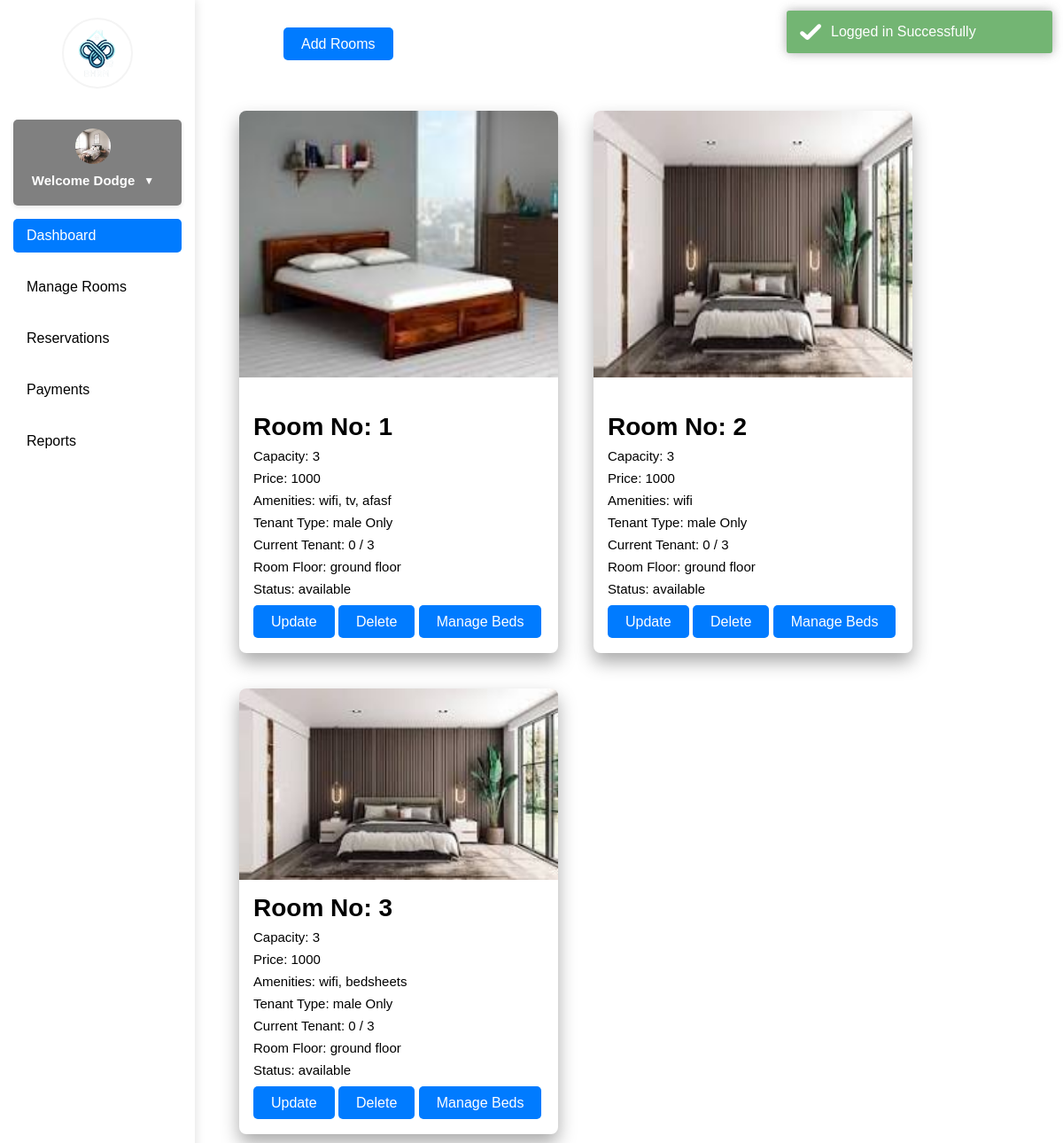
/manageroom.php (signed in), run on an earlier commit of the app's database.
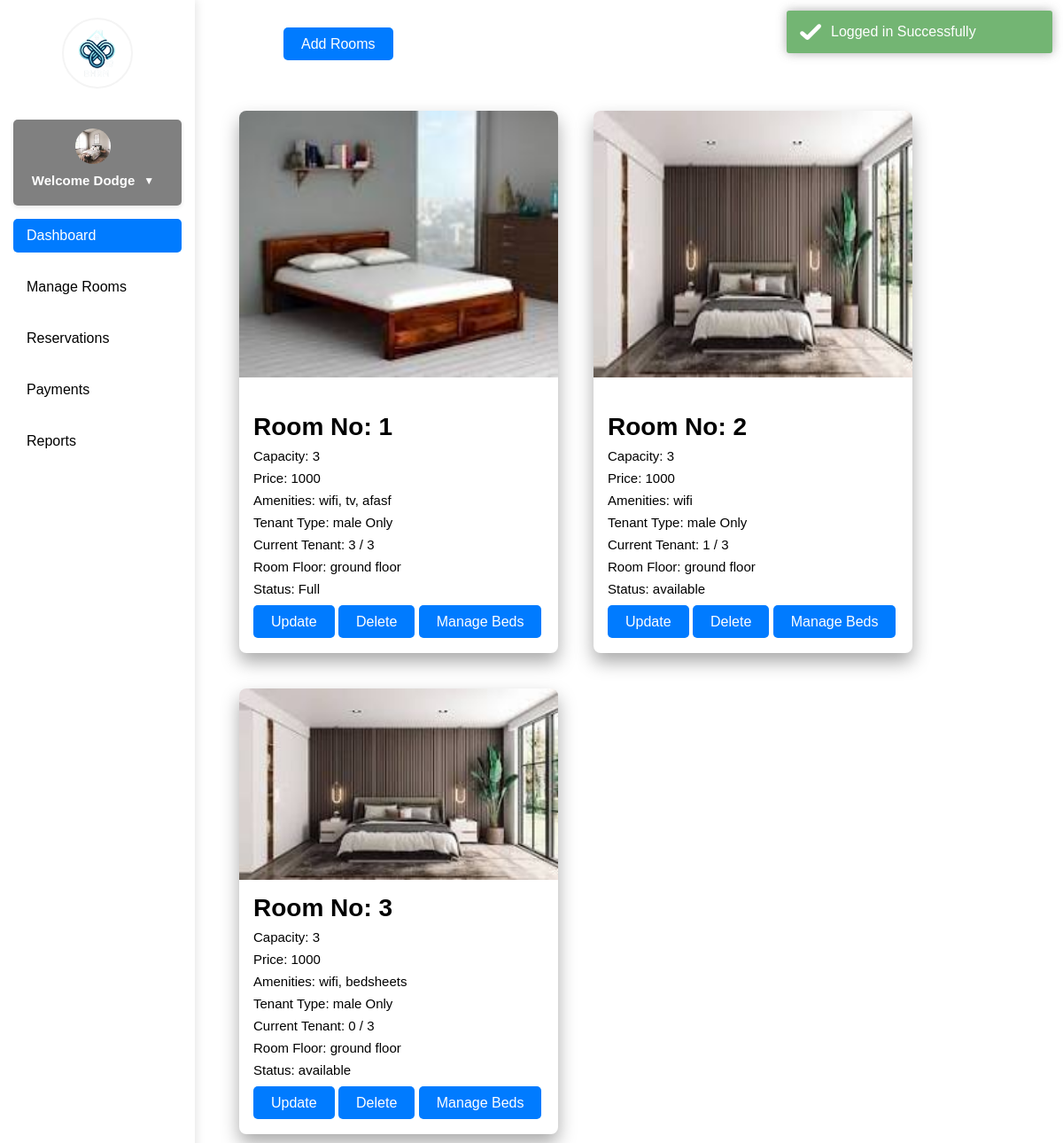
And on a later commit of the database.
### tables this page shows
CREATE TABLE `rooms` (
  `id` int(11) NOT NULL,
  `room_no` int(255) NOT NULL,
  `capacity` int(255) NOT NULL,
  `current_tenant` int(255) NOT NULL,
  `amenities` varchar(255) NOT NULL,
  `tenant_type` varchar(255) NOT NULL,
  `room_floor` varchar(255) NOT NULL,
  `price` int(255) NOT NULL,
  `image` varchar(255) NOT NULL,
  `status` varchar(255) NOT NULL,
  `hname` varchar(255) NOT NULL,
  `owner` varchar(255) NOT NULL
);

### manageroom.php (the view, shortened to what this page needs)
<?php
require 'php/connection.php';
if(!empty($_SESSION["uname"]) && $_SESSION["role"] == 'landlord'){
    echo "
    <script src='jquery.min.js'></script>
    <link rel='stylesheet' href='toastr.min.css'/>
    <script src='toastr.min.js'></script>
    <script>
        $(document).ready(function() {
            // Check if the login message should be displayed
            " . (isset($_SESSION['login_message_displayed']) ? "toastr.success('Logged in Successfully');" : "") . "
        });
    </script>
    ";
}else{
    header('location: index.php');
}
?>
<!DOCTYPE html>
<html lang="en">
<head>
</head>
<body>
    <?php include 'navigationbar.php'; ?>
    <div class="section2">
        <div class="button">
            <a href='php/roomfunction.php' class='btn'>Add Rooms</a>
        </div>
    </div>
    <div class="section3">
        <?php
            $hname = $_SESSION['hname'];
            $query = "SELECT * FROM rooms WHERE hname = '$hname' order by room_no";
            $result = mysqli_query($conn, $query);
            if ($result && mysqli_num_rows($result) > 0) {
                while ($fetch = mysqli_fetch_assoc($result)) {
                    $id = $fetch['id'];
                    $roomno = $fetch['room_no'];
            ?>
            <div class="card">
                <img src="<?php echo $fetch['image']?>" width="20%" class="card-img-top" alt="Room Image">
                <div class="card-content">
                    <h5>Room No: <?php echo $fetch['room_no']?></h5>
                    <p>Capacity: <?php echo $fetch['capacity']?></p>
                    <p>Price: <?php echo $fetch['price']?></p>
                    <p>Amenities: <?php echo $fetch['amenities']?></p>
                    <p>Tenant Type:  <?php echo $fetch['tenant_type']?> Only </p>
                    <p>Current Tenant: <?php echo $fetch['current_tenant']; ?> / <?php echo $fetch['capacity']?> </p>
                    <p>Room Floor:  <?php echo $fetch['room_floor']?> </p>
                    <p>Status: <?php echo $fetch['status']?></p>
                    <div class="room-btn">
                        <a href='php/roomfunction.php?rupdate=<?php echo $id;?>' class='btn btn-warning'>Update</a>
                        <a href='php/roomfunction.php?rdelete=<?php echo $id;?>' class='btn btn-danger'>Delete</a>
                        <a href='managebeds.php?roomno=<?php echo $roomno;?>' class='btn btn-warning'>Manage Beds</a>
                    </div>
                </div>
            </div>
        <?php } } ?>
    </div>
</body>
</html>

What changed in the data, as far as the page shows it:
changed rooms "wifi, tv, afasf": current_tenant "0" → "3"; status "available" → "Full"
changed rooms "wifi": current_tenant "0" → "1"
